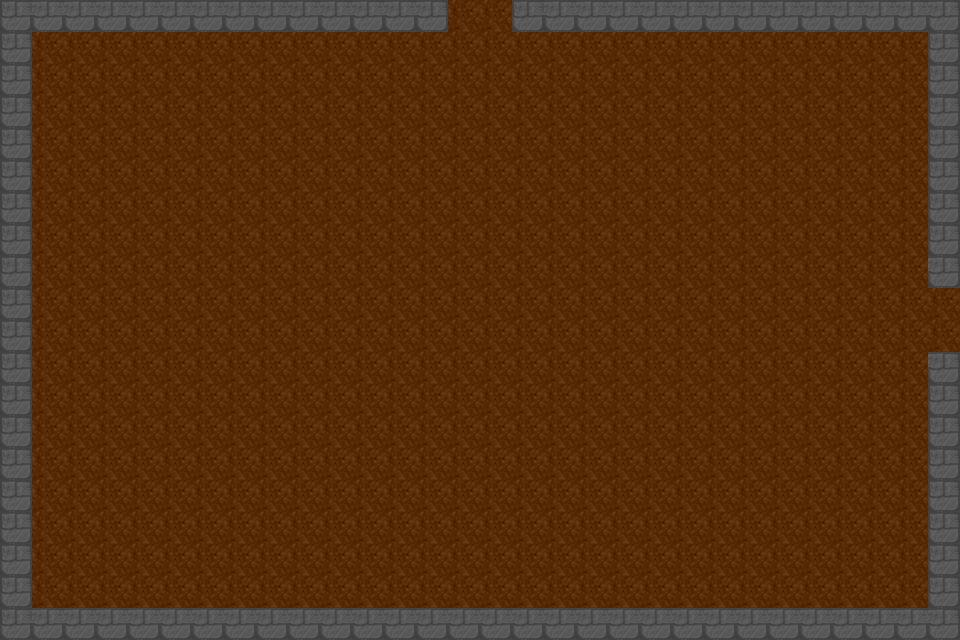

Below is a game level as drawn by its tile map, then a one-line description and the .tmx file that defines it, in full:
An orthogonal 30x20 tile map with 32x32 px tiles, 1 tile layer (Tile layer 1), 2 tilesets and 15 objects.

<map version="1.10" tiledversion="1.11.2" orientation="orthogonal" renderorder="right-down" width="30" height="20" tilewidth="32" tileheight="32" infinite="0" nextlayerid="3" nextobjectid="1">
    <tileset firstgid="1" name="Town Tileset" tilewidth="32" tileheight="32" tilecount="64" columns="8">
        <image source="../tiles/World H Tileset.png" trans="ff00ff" width="256" height="256" />
        <tile id="4">
            <objectgroup draworder="index" id="2">
                <object id="1" x="0" y="0" width="32" height="32" />
            </objectgroup>
        </tile>
        <tile id="5">
            <objectgroup draworder="index" id="2">
                <object id="1" x="0" y="0" width="32" height="32" />
            </objectgroup>
        </tile>
        <tile id="6">
            <objectgroup draworder="index" id="2">
                <object id="1" x="0" y="0" width="32" height="32" />
            </objectgroup>
        </tile>
        <tile id="7">
            <objectgroup draworder="index" id="2">
                <object id="1" x="0" y="0" width="32" height="32" />
            </objectgroup>
        </tile>
        <tile id="8">
            <objectgroup draworder="index" id="2">
                <object id="1" x="0" y="0" width="32" height="32" />
            </objectgroup>
        </tile>
        <tile id="10">
            <objectgroup draworder="index" id="2">
                <object id="1" x="0" y="32" width="32" height="0" />
            </objectgroup>
        </tile>
        <tile id="11">
            <objectgroup draworder="index" id="2">
                <object id="1" x="0" y="32" width="32" height="0" />
                <object id="2" x="32" y="0" width="0" height="32" />
            </objectgroup>
        </tile>
        <tile id="12">
            <objectgroup draworder="index" id="2">
                <object id="1" x="32" y="0" width="0" height="32" />
            </objectgroup>
        </tile>
        <tile id="13">
            <objectgroup draworder="index" id="2">
                <object id="1" x="0" y="32" width="32" height="0" />
                <object id="2" x="0" y="32" width="32" height="0" />
                <object id="3" x="0" y="0" width="0" height="32" />
            </objectgroup>
        </tile>
        <tile id="14">
            <objectgroup draworder="index" id="2">
                <object id="1" x="0" y="0" width="0" height="32" />
            </objectgroup>
        </tile>
        <tile id="16">
            <objectgroup draworder="index" id="2">
                <object id="1" x="0" y="0" width="32" height="32" />
            </objectgroup>
        </tile>
        <tile id="24">
            <objectgroup draworder="index" id="2">
                <object id="1" x="0" y="0" width="32" height="32" />
            </objectgroup>
        </tile>
    </tileset>
    <tileset firstgid="65" name="Dungeon Crawler Tileset" tilewidth="32" tileheight="32" tilecount="100" columns="10">
        <image source="../tiles/Dungeon_Tile.png" trans="" width="320" height="320" />
    </tileset>
    <layer id="1" name="Tile layer 1" width="30" height="20">
        <data encoding="csv">
9,6,6,6,6,6,6,6,6,6,6,6,6,7,1,1,9,6,6,6,6,6,6,6,6,6,6,6,6,7,
8,1,1,1,1,1,1,1,1,1,1,1,1,1,1,1,1,1,1,1,1,1,1,1,1,1,1,1,1,8,
8,1,1,1,1,1,1,1,1,1,1,1,1,1,1,1,1,1,1,1,1,1,1,1,1,1,1,1,1,8,
8,1,1,1,1,1,1,1,1,1,1,1,1,1,1,1,1,1,1,1,1,1,1,1,1,1,1,1,1,8,
8,1,1,1,1,1,1,1,1,1,1,1,1,1,1,1,1,1,1,1,1,1,1,1,1,1,1,1,1,8,
8,1,1,1,1,1,1,1,1,1,1,1,1,1,1,1,1,1,1,1,1,1,1,1,1,1,1,1,1,8,
8,1,1,1,1,1,1,1,1,1,1,1,1,1,1,1,1,1,1,1,1,1,1,1,1,1,1,1,1,8,
8,1,1,1,1,1,1,1,1,1,1,1,1,1,1,1,1,1,1,1,1,1,1,1,1,1,1,1,1,8,
8,1,1,1,1,1,1,1,1,1,1,1,1,1,1,1,1,1,1,1,1,1,1,1,1,1,1,1,1,7,
8,1,1,1,1,1,1,1,1,1,1,1,1,1,1,1,1,1,1,1,1,1,1,1,1,1,1,1,1,1,
8,1,1,1,1,1,1,1,1,1,1,1,1,1,1,1,1,1,1,1,1,1,1,1,1,1,1,1,1,1,
8,1,1,1,1,1,1,1,1,1,1,1,1,1,1,1,1,1,1,1,1,1,1,1,1,1,1,1,1,7,
8,1,1,1,1,1,1,1,1,1,1,1,1,1,1,1,1,1,1,1,1,1,1,1,1,1,1,1,1,8,
8,1,1,1,1,1,1,1,1,1,1,1,1,1,1,1,1,1,1,1,1,1,1,1,1,1,1,1,1,8,
8,1,1,1,1,1,1,1,1,1,1,1,1,1,1,1,1,1,1,1,1,1,1,1,1,1,1,1,1,8,
8,1,1,1,1,1,1,1,1,1,1,1,1,1,1,1,1,1,1,1,1,1,1,1,1,1,1,1,1,8,
8,1,1,1,1,1,1,1,1,1,1,1,1,1,1,1,1,1,1,1,1,1,1,1,1,1,1,1,1,8,
8,1,1,1,1,1,1,1,1,1,1,1,1,1,1,1,1,1,1,1,1,1,1,1,1,1,1,1,1,8,
8,1,1,1,1,1,1,1,1,1,1,1,1,1,1,1,1,1,1,1,1,1,1,1,1,1,1,1,1,8,
9,6,6,6,6,6,6,6,6,6,6,6,6,6,6,6,6,6,6,6,6,6,6,6,6,6,6,6,6,7
        </data>
    </layer>
</map>
